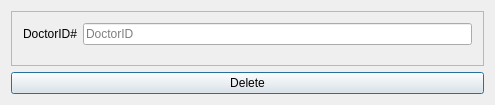
<?xml version="1.0" encoding="UTF-8"?>
<ui version="4.0">
 <class>RemoveDocDialog</class>
 <widget class="QDialog" name="RemoveDocDialog">
  <property name="geometry">
   <rect>
    <x>0</x>
    <y>0</y>
    <width>495</width>
    <height>105</height>
   </rect>
  </property>
  <property name="windowTitle">
   <string>RemoveDocDialog</string>
  </property>
  <layout class="QGridLayout" name="gridLayout">
   <item row="0" column="0">
    <widget class="QFrame" name="frame">
     <property name="frameShape">
      <enum>QFrame::StyledPanel</enum>
     </property>
     <property name="frameShadow">
      <enum>QFrame::Raised</enum>
     </property>
     <layout class="QFormLayout" name="formLayout">
      <item row="0" column="0">
       <widget class="QLabel" name="label">
        <property name="text">
         <string>DoctorID#</string>
        </property>
       </widget>
      </item>
      <item row="0" column="1">
       <widget class="QLineEdit" name="docIDRemoveLineEdit">
        <property name="placeholderText">
         <string>DoctorID</string>
        </property>
       </widget>
      </item>
     </layout>
    </widget>
   </item>
   <item row="1" column="0">
    <widget class="QPushButton" name="docRemoveButton">
     <property name="text">
      <string>Delete</string>
     </property>
    </widget>
   </item>
  </layout>
 </widget>
 <layoutdefault spacing="6" margin="11"/>
 <resources/>
 <connections/>
</ui>
